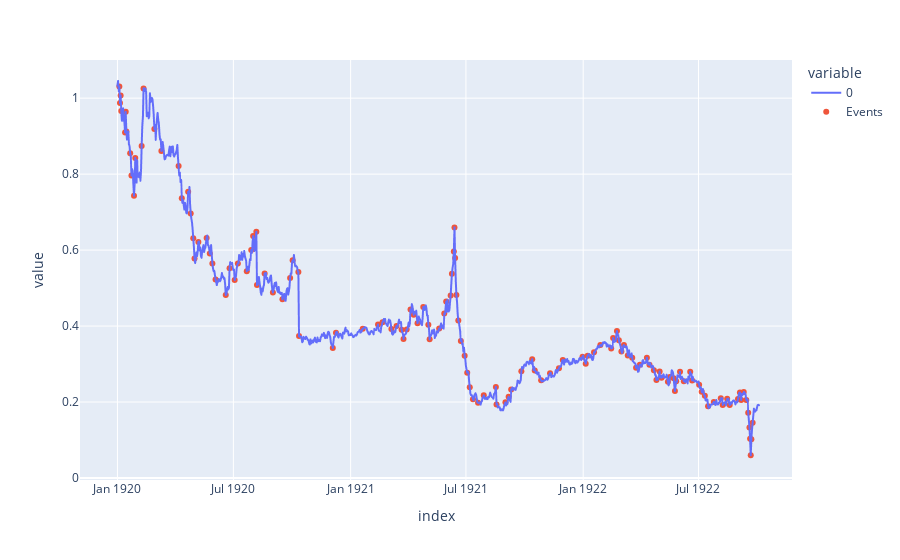

Notebook code for this chart:
### Code cell
import plotly.graph_objects as go
px.line(prices).add_traces(
    go.Scatter(
        x=moelcules, y=prices[moelcules], mode="markers", name="Events"
    )
)

### Figure 1 — Plotly figure (JSON) as saved in the notebook; plotly's stock layout.template omitted (floating-point values rounded to 4 significant figures; data arrays with more than 128 entries replaced by an {"elided": "..."} marker saying what was removed)
{"data": [{"hovertemplate": "variable=0<br>index=%{x}<br>value=%{y}<extra></extra>", "legendgroup": "0", "line": {"color": "#636efa", "dash": "solid"}, "marker": {"symbol": "circle"}, "mode": "lines", "name": "0", "showlegend": true, "type": "scattergl", "x": {"elided": "1008 str values"}, "xaxis": "x", "y": {"elided": "1008 float values"}, "yaxis": "y"}, {"mode": "markers", "name": "Events", "type": "scatter", "x": {"elided": "137 str values"}, "y": {"elided": "137 float values"}}], "layout": {"legend": {"title": {"text": "variable"}, "tracegroupgap": 0}, "margin": {"t": 60}, "xaxis": {"anchor": "y", "domain": [0, 1], "title": {"text": "index"}}, "yaxis": {"anchor": "x", "domain": [0, 1], "title": {"text": "value"}}}}
